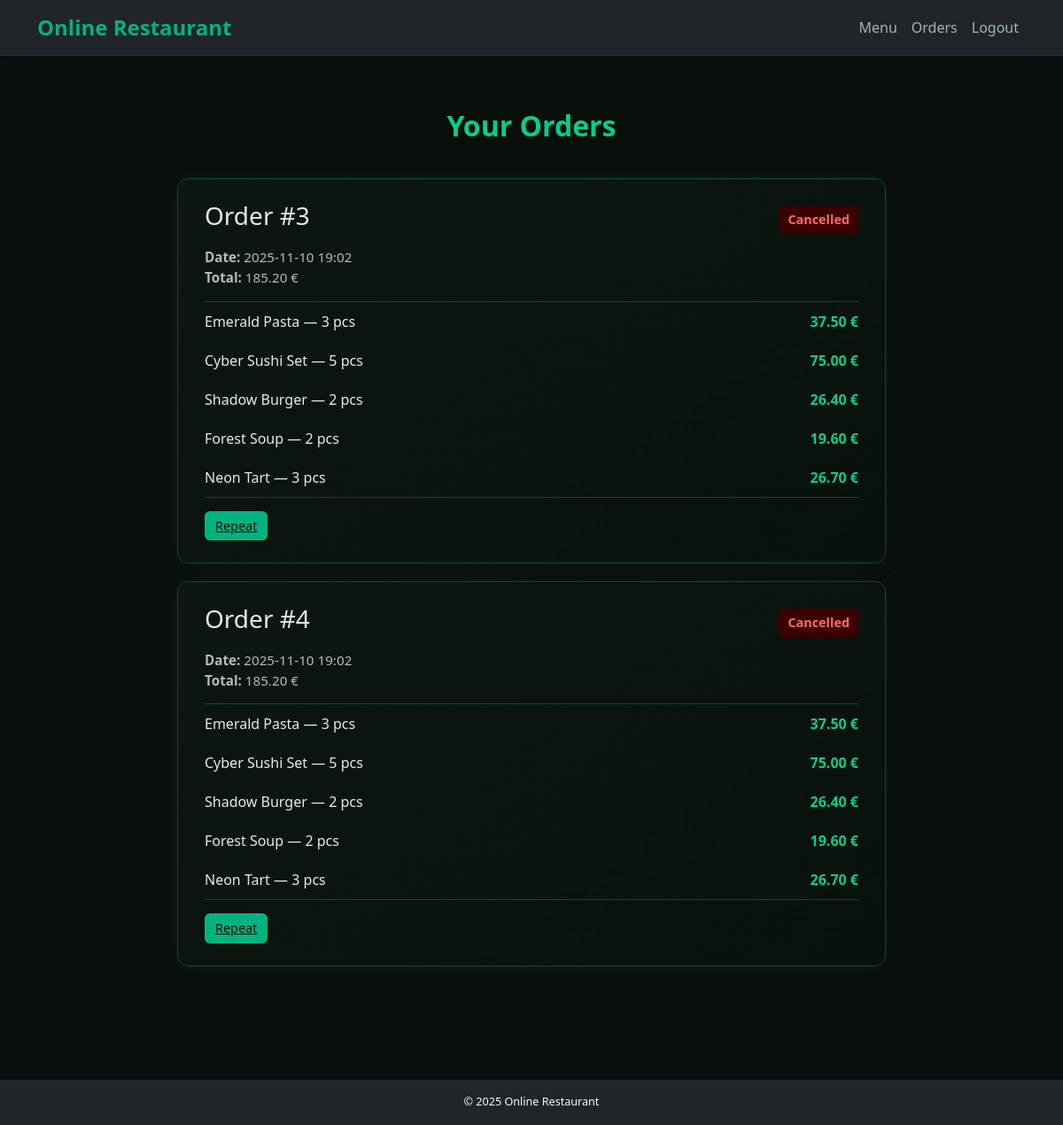
Screenshot of /orders (signed in) with the database file from the repository.
### models/models.py (models this page shows)
class Order(db.Model):
    id = db.Column(db.Integer, primary_key=True)
    user_id = db.Column(db.Integer, db.ForeignKey('user.id'), nullable=False)
    total_price = db.Column(db.Float, nullable=False)
    date = db.Column(db.DateTime, server_default=db.func.now())
    items = db.relationship('OrderItem', backref='order', lazy=True)
    status = db.Column(db.String(50), default='Pending')

class OrderItem(db.Model):
    id = db.Column(db.Integer, primary_key=True)
    order_id = db.Column(db.Integer, db.ForeignKey('order.id'), nullable=False)
    dish_id = db.Column(db.Integer, db.ForeignKey('dish.id'), nullable=False)
    quantity = db.Column(db.Integer, nullable=False)
    dish = db.relationship('Dish')

class Dish(db.Model):
    id = db.Column(db.Integer, primary_key=True)
    name = db.Column(db.String(100), nullable=False)
    description = db.Column(db.Text, nullable=False)
    price = db.Column(db.Float, nullable=False)
    image_url = db.Column(db.String(255))

### routes/main.py (the view)
@main_bp.route('/orders')
@login_required
def orders():
    user_orders = Order.query.filter_by(user_id=current_user.id).all()
    return render_template('order_history.html', orders=user_orders)

### app.py (called while the page is built)
@login_manager.user_loader
def load_user(user_id):
    return User.query.get(int(user_id))

def create_app():
    app = Flask(__name__)
    app.config.from_object(Config)
    app.config.from_pyfile('config.py', silent=True)
    db.init_app(app)
    migrate.init_app(app, db)
    login_manager.init_app(app)
    csrf.init_app(app)
    limiter.init_app(app)
    from routes.auth import auth_bp
    from routes.main import main_bp
    from routes.admin import admin_bp
    app.register_blueprint(auth_bp)
    app.register_blueprint(main_bp)
    app.register_blueprint(admin_bp)
    with app.app_context():
        db.create_all()
    @app.after_request
    def set_headers(resp):
        resp.headers["Content-Security-Policy"] = (
            "default-src 'self'; img-src 'self' data:; style-src 'self' 'unsafe-inline'"
        )
        return resp
    return app

### templates/order_history.html (shortened to what this page needs)
{% extends 'base.html' %}
{% block content %}
<section class="orders-section fade-in">
  <h2 class="orders-title">Your Orders</h2>
  {% if orders %}
    {% for order in orders %}
    <div class="order-card">
      <div class="order-header">
        <h3>Order #{{ order.id }}</h3>
        <span class="order-status {{ order.status|lower }}">{{ order.status }}</span>
      </div>
      <p class="order-meta">
        <strong>Date:</strong> {{ order.date.strftime('%Y-%m-%d %H:%M') }}<br>
        <strong>Total:</strong> {{ "%.2f"|format(order.total_price) }} €
      </p>
      <ul class="order-list">
        {% for item in order.items %}
        <li>
          <span>{{ item.dish.name }} — {{ item.quantity }} pcs</span>
          <span class="order-price">{{ "%.2f"|format(item.dish.price * item.quantity) }} €</span>
        </li>
        {% endfor %}
      </ul>
      <div class="order-actions">
        <a href="{{ url_for('main.repeat_order', order_id=order.id) }}" class="btn-small edit">Repeat</a>
      </div>
    </div>
    {% endfor %}
  {% else %}
    <p class="empty-text">You have no orders yet.</p>
  {% endif %}
</section>
{% endblock %}

### static/css/style.css (style rules this page uses)
:root { --green-main: #00b37e; --green-hover: #00d08a; --green-dark: #004d3f; --bg-dark: #0b0f0f; --text-light: #e4f4ed; --text-muted: #a0b7ad; }
body { background-color: var(--bg-dark); color: var(--text-light); font-family: "Poppins", "Segoe UI", sans-serif; margin: 0; padding: 0; height: 100vh; display: flex; flex-direction: column; }
.btn-small { padding: 6px 12px; border-radius: 6px; font-size: 0.9rem; font-weight: 500; cursor: pointer; border: none; transition: 0.3s; }
.btn-small.edit { background: #00b37e; color: #0b0f0c; }
.orders-section { background: #0b0f0c; padding: 60px 0; color: #e8e8e8; }
.orders-title { text-align: center; font-size: 2rem; color: #00d08a; font-weight: 700; margin-bottom: 40px; }
.order-card { background: linear-gradient(145deg, #0e1612, #09110d); border: 1px solid #004d3f; border-radius: 12px; margin: 20px auto; padding: 25px 30px; max-width: 800px; box-shadow: 0 0 25px rgba(0, 179, 126, 0.08); transition: 0.3s; }
.order-header { display: flex; justify-content: space-between; align-items: center; margin-bottom: 10px; }
.order-status { padding: 5px 10px; border-radius: 6px; font-size: 0.9rem; font-weight: 600; text-transform: capitalize; }
.order-status.cancelled { background: #3b0000; color: #ff6b6b; }
.order-meta { font-size: 0.95rem; color: #b8b8b8; margin-bottom: 15px; }
.order-list { list-style: none; padding: 0; margin: 0; border-top: 1px solid #004d3f; border-bottom: 1px solid #004d3f; }
.order-list li { display: flex; justify-content: space-between; padding: 10px 0; color: #e8e8e8; }
.order-price { color: #00d08a; font-weight: 600; }
.order-actions { margin-top: 15px; display: flex; gap: 10px; }

### rows the page displays
Order: id "3", status "Cancelled", date "2025-11-10 19:02", total_price "185.20"
OrderItem: dish.name "Emerald Pasta", quantity "3"
Dish: item.dish.price*item.quantity "37.50"
OrderItem: dish.name "Cyber Sushi Set", quantity "5"
Dish: item.dish.price*item.quantity "75.00"
OrderItem: dish.name "Shadow Burger", quantity "2"
Dish: item.dish.price*item.quantity "26.40"
OrderItem: dish.name "Forest Soup", quantity "2"
Dish: item.dish.price*item.quantity "19.60"
OrderItem: dish.name "Neon Tart", quantity "3"
Dish: item.dish.price*item.quantity "26.70"
Order: id "4", status "Cancelled", date "2025-11-10 19:02", total_price "185.20"
OrderItem: dish.name "Emerald Pasta", quantity "3"
OrderItem: dish.name "Cyber Sushi Set", quantity "5"
OrderItem: dish.name "Shadow Burger", quantity "2"
OrderItem: dish.name "Forest Soup", quantity "2"
OrderItem: dish.name "Neon Tart", quantity "3"
